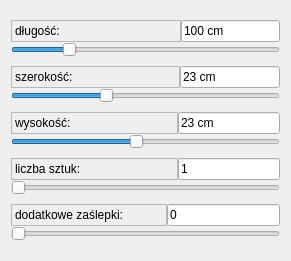
   <widget class="QWidget" name="layoutWidget_5">
    <property name="geometry">
     <rect>
      <x>20</x>
      <y>80</y>
      <width>291</width>
      <height>261</height>
     </rect>
    </property>
    <layout class="QVBoxLayout" name="verticalLayout_41">
     <property name="spacing">
      <number>0</number>
     </property>
     <item>
      <layout class="QVBoxLayout" name="verticalLayout_42">
       <item>
        <layout class="QHBoxLayout" name="horizontalLayout_9">
         <property name="spacing">
          <number>0</number>
         </property>
         <item>
          <widget class="QLabel" name="label_29">
           <property name="locale">
            <locale language="Polish" country="Poland"/>
           </property>
           <property name="frameShape">
            <enum>QFrame::StyledPanel</enum>
           </property>
           <property name="text">
            <string>długość:                                   </string>
           </property>
           <property name="alignment">
            <set>Qt::AlignLeading|Qt::AlignLeft|Qt::AlignVCenter</set>
           </property>
          </widget>
         </item>
         <item>
          <widget class="QLineEdit" name="lengthBox">
           <property name="text">
            <string>100 cm</string>
           </property>
           <property name="readOnly">
            <bool>true</bool>
           </property>
          </widget>
         </item>
        </layout>
       </item>
       <item>
        <widget class="QSlider" name="lengthSlider">
         <property name="minimum">
          <number>50</number>
         </property>
         <property name="maximum">
          <number>300</number>
         </property>
         <property name="singleStep">
          <number>1</number>
         </property>
         <property name="pageStep">
          <number>10</number>
         </property>
         <property name="value">
          <number>100</number>
         </property>
         <property name="tracking">
          <bool>true</bool>
         </property>
         <property name="orientation">
          <enum>Qt::Horizontal</enum>
         </property>
         <property name="invertedAppearance">
          <bool>false</bool>
         </property>
         <property name="tickPosition">
          <enum>QSlider::NoTicks</enum>
         </property>
         <property name="tickInterval">
          <number>0</number>
         </property>
        </widget>
       </item>
      </layout>
     </item>
     <item>
      <layout class="QVBoxLayout" name="verticalLayout_43">
       <item>
        <layout class="QHBoxLayout" name="horizontalLayout_10">
         <property name="spacing">
          <number>0</number>
         </property>
         <item>
          <widget class="QLabel" name="label_30">
           <property name="locale">
            <locale language="Polish" country="Poland"/>
           </property>
           <property name="frameShape">
            <enum>QFrame::StyledPanel</enum>
           </property>
           <property name="text">
            <string>szerokość:                               </string>
           </property>
          </widget>
         </item>
         <item>
          <widget class="QLineEdit" name="widthBox">
           <property name="text">
            <string>23 cm</string>
           </property>
           <property name="readOnly">
            <bool>true</bool>
           </property>
          </widget>
         </item>
        </layout>
       </item>
       <item>
        <widget class="QSlider" name="widthSlider">
         <property name="minimum">
          <number>15</number>
         </property>
         <property name="maximum">
          <number>38</number>
         </property>
         <property name="value">
          <number>23</number>
         </property>
         <property name="sliderPosition">
          <number>23</number>
         </property>
         <property name="tracking">
          <bool>true</bool>
         </property>
         <property name="orientation">
          <enum>Qt::Horizontal</enum>
         </property>
         <property name="invertedAppearance">
          <bool>false</bool>
         </property>
        </widget>
       </item>
      </layout>
     </item>
     <item>
      <layout class="QVBoxLayout" name="verticalLayout_49">
       <item>
        <layout class="QHBoxLayout" name="horizontalLayout_12">
         <property name="spacing">
          <number>0</number>
         </property>
         <item>
          <widget class="QLabel" name="label_36">
           <property name="locale">
            <locale language="Polish" country="Poland"/>
           </property>
           <property name="frameShape">
            <enum>QFrame::StyledPanel</enum>
           </property>
           <property name="text">
            <string>wysokość:                               </string>
           </property>
          </widget>
         </item>
         <item>
          <widget class="QLineEdit" name="heightBox">
           <property name="text">
            <string>23 cm</string>
           </property>
           <property name="readOnly">
            <bool>true</bool>
           </property>
          </widget>
         </item>
        </layout>
       </item>
       <item>
        <widget class="QSlider" name="heightSlider">
         <property name="minimum">
          <number>10</number>
         </property>
         <property name="maximum">
          <number>38</number>
         </property>
         <property name="value">
          <number>23</number>
         </property>
         <property name="sliderPosition">
          <number>23</number>
         </property>
         <property name="tracking">
          <bool>true</bool>
         </property>
         <property name="orientation">
          <enum>Qt::Horizontal</enum>
         </property>
         <property name="invertedAppearance">
          <bool>false</bool>
         </property>
        </widget>
       </item>
      </layout>
     </item>
     <item>
      <layout class="QVBoxLayout" name="verticalLayout_44">
       <item>
        <layout class="QHBoxLayout" name="horizontalLayout_11">
         <property name="spacing">
          <number>0</number>
         </property>
         <item>
          <widget class="QLabel" name="label_31">
           <property name="locale">
            <locale language="Polish" country="Poland"/>
           </property>
           <property name="frameShape">
            <enum>QFrame::StyledPanel</enum>
           </property>
           <property name="text">
            <string>liczba sztuk:                            </string>
           </property>
          </widget>
         </item>
         <item>
          <widget class="QLineEdit" name="quantityBox">
           <property name="text">
            <string>1</string>
           </property>
           <property name="readOnly">
            <bool>true</bool>
           </property>
          </widget>
         </item>
        </layout>
       </item>
       <item>
        <widget class="QSlider" name="quantitySlider">
         <property name="minimum">
          <number>1</number>
         </property>
         <property name="maximum">
          <number>20</number>
         </property>
         <property name="tracking">
          <bool>true</bool>
         </property>
         <property name="orientation">
          <enum>Qt::Horizontal</enum>
         </property>
         <property name="invertedAppearance">
          <bool>false</bool>
         </property>
        </widget>
       </item>
      </layout>
     </item>
     <item>
      <layout class="QVBoxLayout" name="verticalLayout_50">
       <item>
        <layout class="QHBoxLayout" name="horizontalLayout_13">
         <property name="spacing">
          <number>0</number>
         </property>
         <item>
          <widget class="QLabel" name="label_37">
           <property name="locale">
            <locale language="Polish" country="Poland"/>
           </property>
           <property name="frameShape">
            <enum>QFrame::StyledPanel</enum>
           </property>
           <property name="text">
            <string>dodatkowe zaślepki:            </string>
           </property>
          </widget>
         </item>
         <item>
          <widget class="QLineEdit" name="endCapBox">
           <property name="text">
            <string>0</string>
           </property>
           <property name="readOnly">
            <bool>true</bool>
           </property>
          </widget>
         </item>
        </layout>
       </item>
       <item>
        <widget class="QSlider" name="endCapSlider">
         <property name="minimum">
          <number>0</number>
         </property>
         <property name="maximum">
          <number>2</number>
         </property>
         <property name="value">
          <number>0</number>
         </property>
         <property name="sliderPosition">
          <number>0</number>
         </property>
         <property name="tracking">
          <bool>true</bool>
         </property>
         <property name="orientation">
          <enum>Qt::Horizontal</enum>
         </property>
         <property name="invertedAppearance">
          <bool>false</bool>
         </property>
        </widget>
       </item>
      </layout>
     </item>
    </layout>
   </widget>
